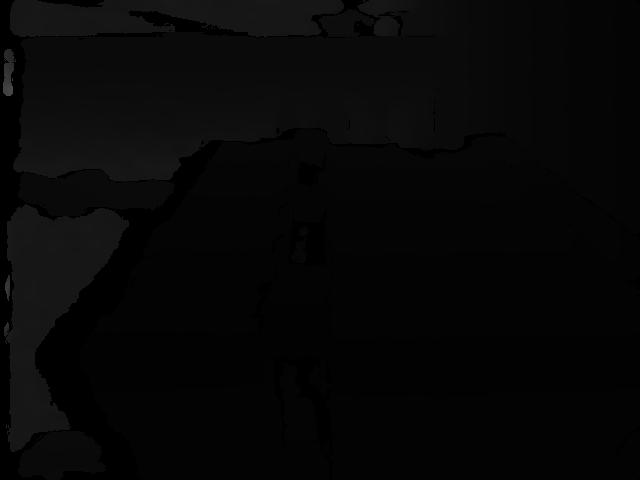
#> input picture depth_images/depth_000.png, 640 x 480 px, found by its file name; its folder holds only this picture in this run
$ python analyze_depth_frames.py
#> lines starting #> are read from the running program, lines starting #| are printed output that depends on the picture; after the words box and inside, x2 and y2 are one past the last pixel; in counts of white or black regions, pixels touching at a corner belong together
import os
import cv2
import numpy as np
import open3d as o3d
import math
import csv

# === Configuration ===
depth_folder = os.path.expanduser("~/10x/depth_images")
output_table = os.path.expanduser("~/10x/depth_analysis.csv")

# Camera intrinsics (approximate)
fx, fy = 525.0, 525.0
cx, cy = 319.5, 239.5

# === Helper functions ===
def depth_to_pointcloud(depth_image):
    """Convert depth image to 3D point cloud (Nx3)"""
    h, w = depth_image.shape
    i, j = np.meshgrid(np.arange(w), np.arange(h))
    z = depth_image.astype(np.float32)
    x = (i - cx) * z / fx
    y = (j - cy) * z / fy
    points = np.stack((x, y, z), axis=-1).reshape(-1, 3)
    return points

def fit_plane_open3d(points):
    """Use RANSAC plane fitting on Open3D PointCloud"""
    pcd = o3d.geometry.PointCloud()
    pcd.points = o3d.utility.Vector3dVector(points)
    plane_model, inliers = pcd.segment_plane(
        distance_threshold=0.01, ransac_n=3, num_iterations=1000
    )
    [a, b, c, d] = plane_model
    normal = np.array([a, b, c])
    return normal, inliers

def angle_between_normals(n1, n2):
    """Compute angle (in degrees) between two vectors"""
    n1, n2 = n1 / np.linalg.norm(n1), n2 / np.linalg.norm(n2)
    return np.degrees(np.arccos(np.clip(np.dot(n1, n2), -1.0, 1.0)))

# === Main Loop ===
results = []
camera_normal = np.array([0, 0, 1])  # Camera looks along +Z

for filename in sorted(os.listdir(depth_folder)):
    if not filename.endswith(".png"):
        continue

    filepath = os.path.join(depth_folder, filename)
    depth = cv2.imread(filepath, cv2.IMREAD_UNCHANGED).astype(np.float32)
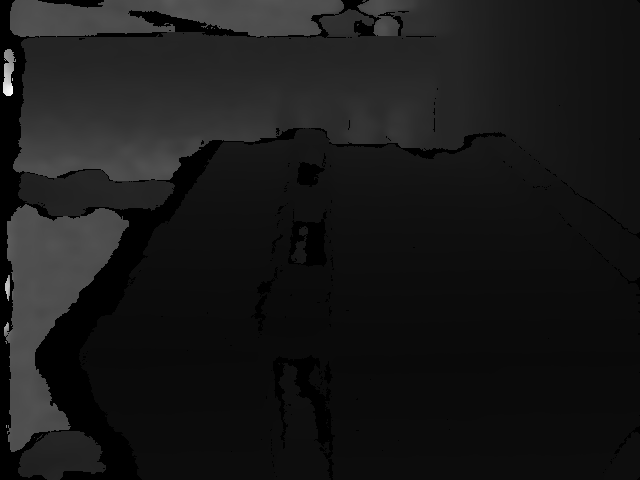
#> depth: shape (480, 640) float32; min 0, max 18680, mean 1816.4; drawn with min black and max white

    # Remove invalid depths
    depth[depth <= 0] = np.nan
#> depth: shape (480, 640) float32; 9.37% of pixels changed, all inside (x1, y1, x2, y2) = (0, 0, 640, 480)
    valid_mask = ~np.isnan(depth)
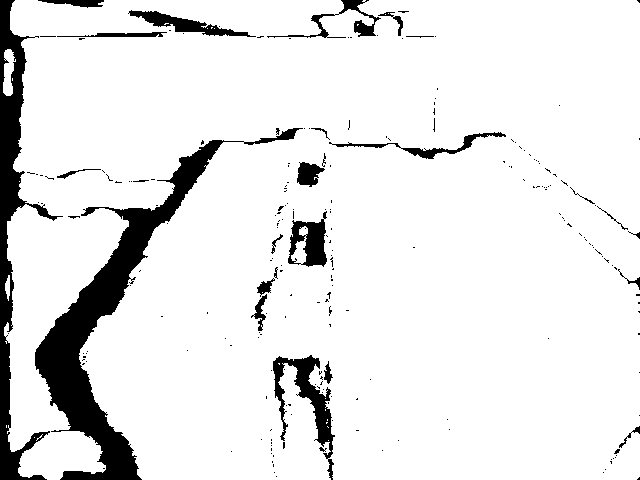
#> valid_mask: shape (480, 640) bool; 90.6% white; 229 black regions (201 under 20 px), largest, box (x1, y1, x2, y2) and area: (35, 128, 303, 480) 12999, (0, 0, 63, 480) 7041, (273, 355, 335, 480) 2123
    if np.count_nonzero(valid_mask) < 1000:
        continue

    # Convert to point cloud
    points = depth_to_pointcloud(depth)
#> in depth_to_pointcloud, `x = (i - cx) * z / fx`:
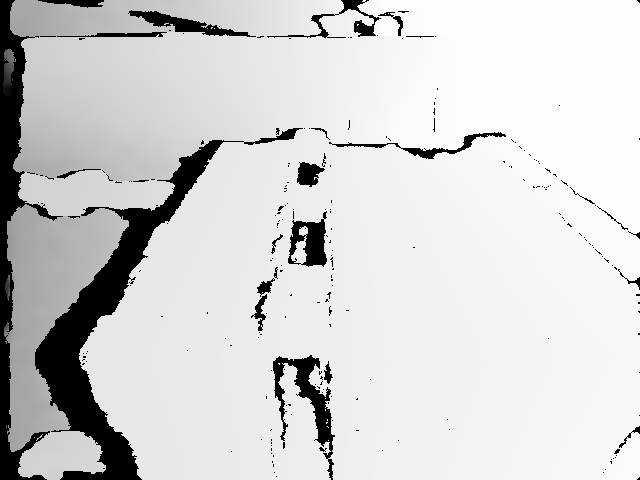
#> x: shape (480, 640) float64; 9.37% of the values are NaN or infinite; the others: min -10941.1, max 780.5, mean -232.7; drawn with min black, max white, NaN and infinite black
#> in depth_to_pointcloud, `y = (j - cy) * z / fy`:
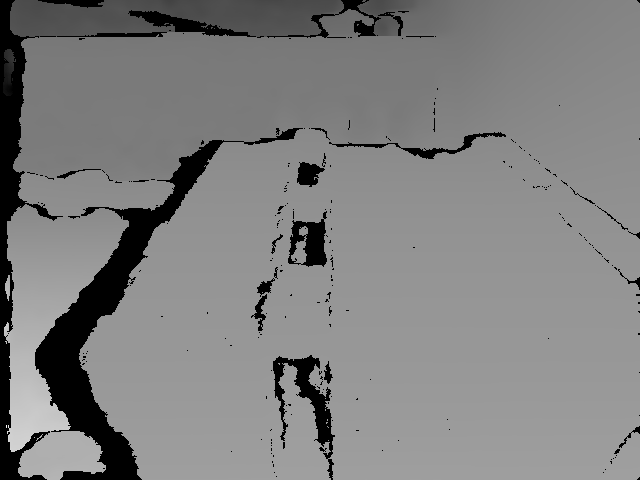
#> y: shape (480, 640) float64; 9.37% of the values are NaN or infinite; the others: min -5354.9, max 3911, mean -218.7; drawn with min black, max white, NaN and infinite black
    points = points[np.isfinite(points).all(axis=1)]

    # Fit plane to point cloud
#> (the run stopped early here; a loop or call above may not have finished)

$ run again, on depth_images/depth_004.png
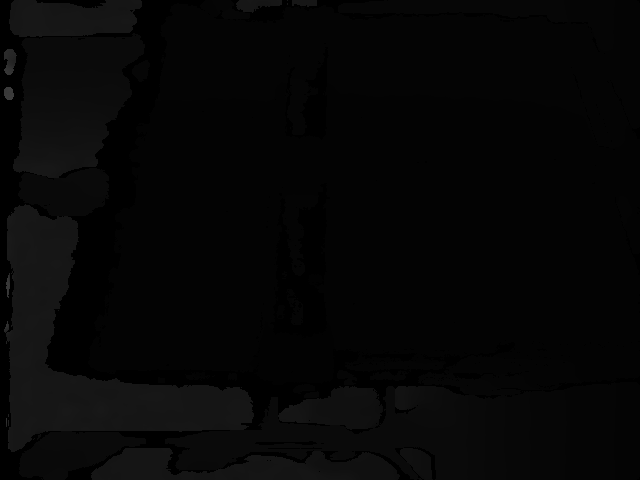
#> input picture depth_images/depth_004.png, 640 x 480 px, found by its file name
#> `valid_mask = ~np.isnan(depth)`:
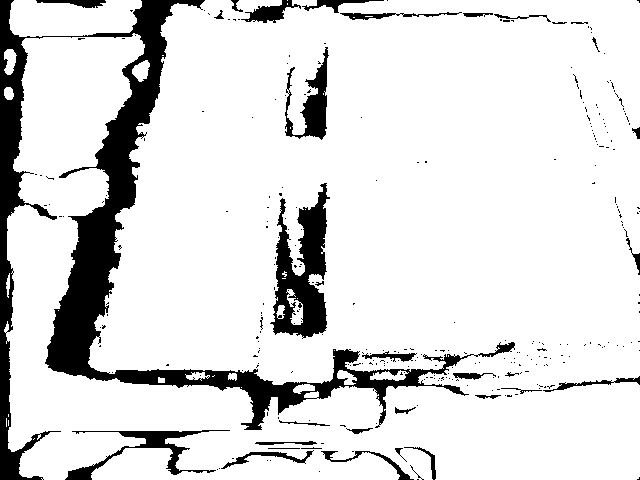
#> valid_mask: shape (480, 640) bool; 87% white; 300 black regions (265 under 20 px), largest, box (x1, y1, x2, y2) and area: (0, 0, 515, 480) 26900, (270, 183, 330, 339) 4827, (65, 430, 230, 480) 1603
#> in depth_to_pointcloud, `y = (j - cy) * z / fy`:
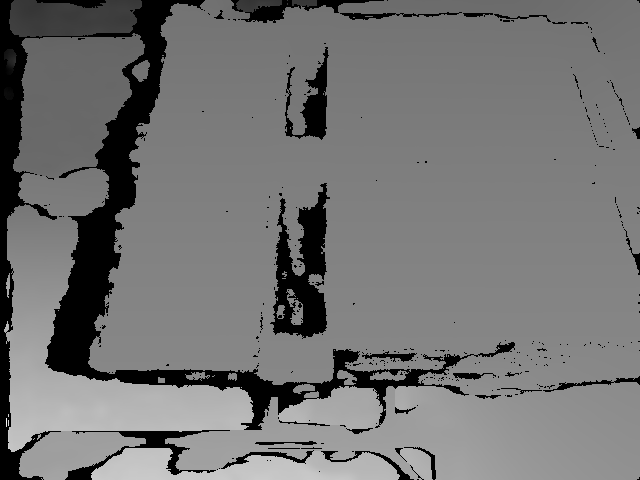
#> y: shape (480, 640) float64; 13% of the values are NaN or infinite; the others: min -4541, max 4374.4, mean 104.6; drawn with min black, max white, NaN and infinite black

$ run again, on depth_images/depth_005.png
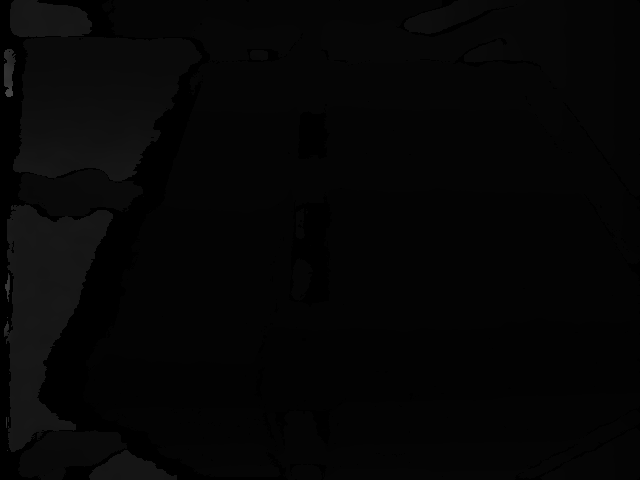
#> input picture depth_images/depth_005.png, 640 x 480 px, found by its file name
#> `valid_mask = ~np.isnan(depth)`:
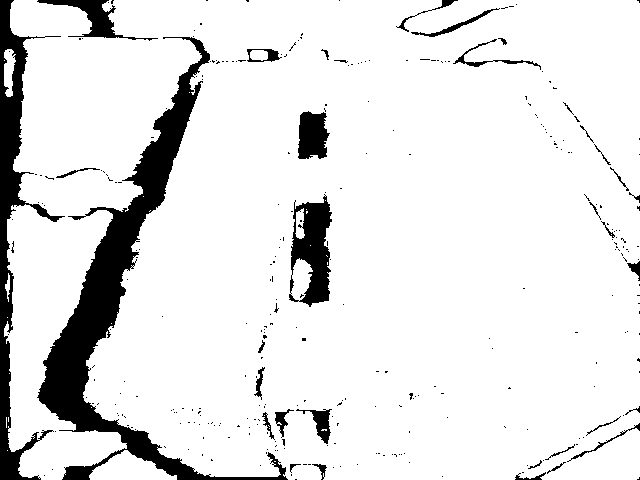
#> valid_mask: shape (480, 640) bool; 89.6% white; 316 black regions (281 under 20 px), largest, box (x1, y1, x2, y2) and area: (37, 37, 288, 480) 15937, (0, 0, 65, 480) 7026, (289, 194, 332, 307) 2816
#> in depth_to_pointcloud, `y = (j - cy) * z / fy`:
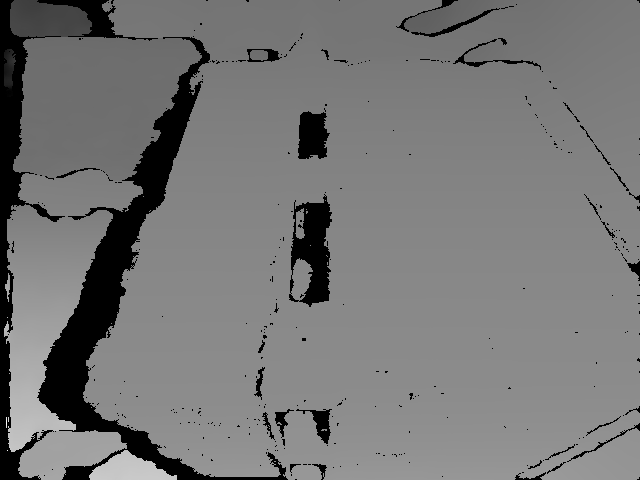
#> y: shape (480, 640) float64; 10.37% of the values are NaN or infinite; the others: min -5020.2, max 4493.1, mean -73.8; drawn with min black, max white, NaN and infinite black

$ run again, on depth_images/depth_006.png
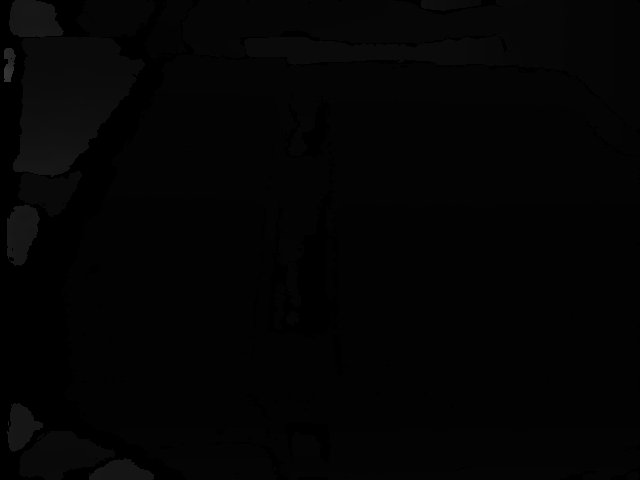
#> input picture depth_images/depth_006.png, 640 x 480 px, found by its file name
#> `valid_mask = ~np.isnan(depth)`:
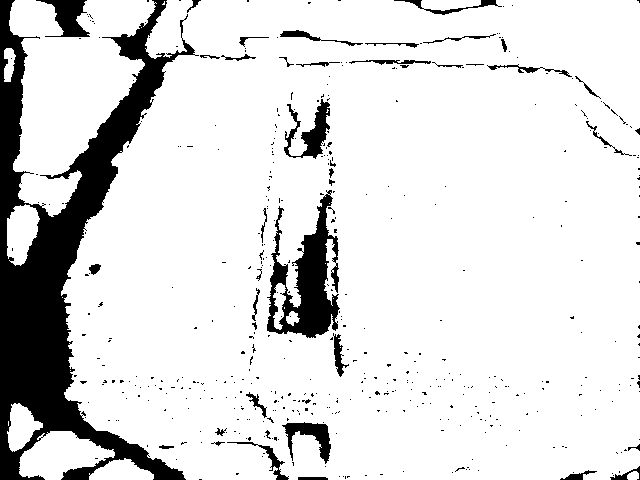
#> valid_mask: shape (480, 640) bool; 86.8% white; 468 black regions (428 under 20 px), largest, box (x1, y1, x2, y2) and area: (0, 0, 199, 480) 27849, (267, 190, 340, 338) 4908, (284, 99, 330, 159) 1078
#> in depth_to_pointcloud, `y = (j - cy) * z / fy`:
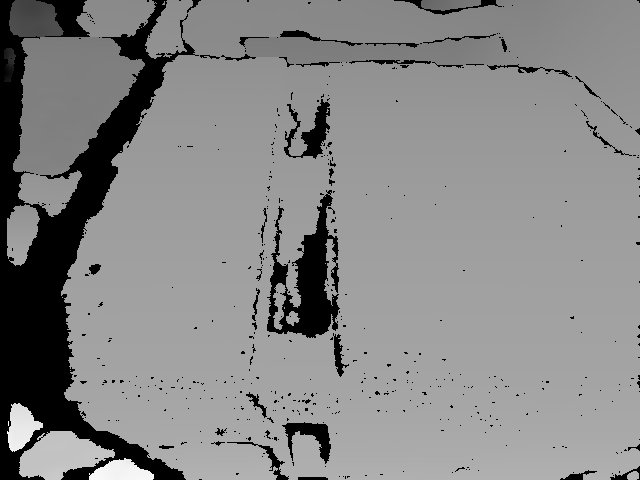
#> y: shape (480, 640) float64; 13.15% of the values are NaN or infinite; the others: min -4514.2, max 2725.3, mean -88.24; drawn with min black, max white, NaN and infinite black

$ run again, on depth_images/depth_001.png
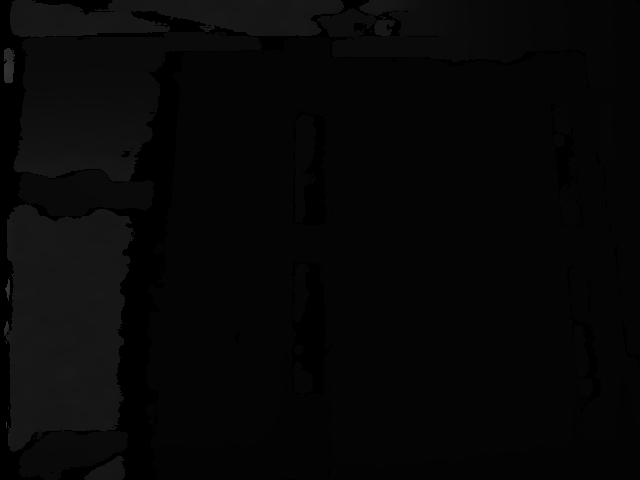
#> input picture depth_images/depth_001.png, 640 x 480 px, found by its file name
#> valid_mask: shape (480, 640) bool; 89.6% white; 197 black regions (165 under 20 px), largest, box (x1, y1, x2, y2) and area: (58, 51, 192, 480) 13318, (0, 0, 66, 480) 7166, (292, 262, 329, 396) 2894
#> in depth_to_pointcloud, `y = (j - cy) * z / fy`:
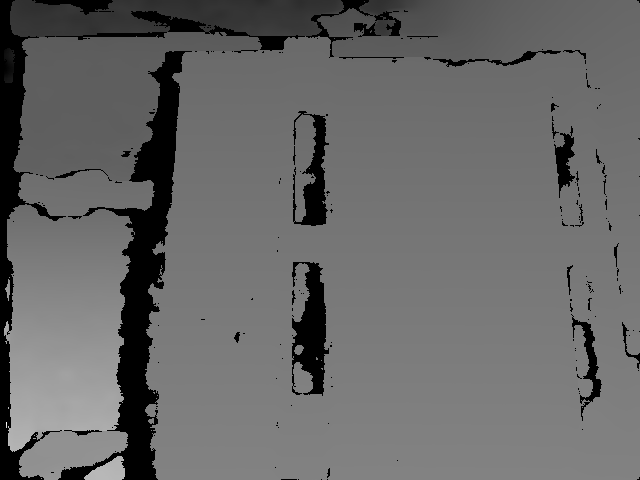
#> y: shape (480, 640) float64; 10.37% of the values are NaN or infinite; the others: min -4437.8, max 5130.5, mean -79.29; drawn with min black, max white, NaN and infinite black
